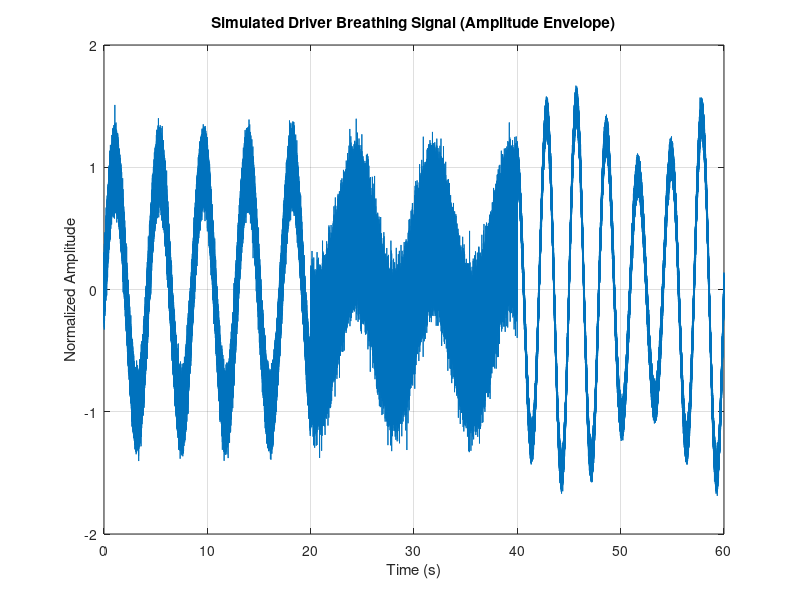

MATLAB code to generate this figure:
% SIMULATED BREATHING DATA GENERATOR
% Generates complex, realistic breathing signal data that can be used for
% offline testing, comparing against the live app, or creating static plots
% for the conference paper.

% --- CONFIGURATION ---
Fs = 44100;         % Sampling rate of the final output
Duration_Sec = 60;  % Total simulation length (60 seconds)
t = 0:1/Fs:Duration_Sec - 1/Fs;

% --- BREATHING STATES (BPM) ---
% Define BPM over time to simulate a driver transitioning through states.
% Normal (14 BPM) -> Fatigue (8 BPM) -> Stress (20 BPM)

% 0-20s: Normal Breathing (14 BPM, clean)
t_normal = t(t <= 20);
f_normal = 14 / 60; 
amplitude_normal = 1;
noise_normal = 0.1 * randn(size(t_normal));
signal_normal = amplitude_normal * sin(2*pi*f_normal*t_normal) + noise_normal;

% 20-40s: Fatigue/Drowsiness (8 BPM, shallow, low amplitude, some noise)
t_fatigue = t(t > 20 & t <= 40);
f_fatigue = 8 / 60;
amplitude_fatigue = 0.5; % Shallow depth
noise_fatigue = 0.2 * randn(size(t_fatigue));
signal_fatigue = amplitude_fatigue * sin(2*pi*f_fatigue*t_fatigue) + noise_fatigue;

% 40-60s: Stress/Alert (20 BPM, rapid, slightly erratic)
t_stress = t(t > 40);
f_stress = 20 / 60;
amplitude_stress = 1.2;
noise_stress = 0.05 * randn(size(t_stress));
% Add a second, slightly higher frequency component for "erratic" feeling
signal_stress = amplitude_stress * sin(2*pi*f_stress*t_stress) + ...
                0.3 * sin(2*pi*(f_stress*1.2)*t_stress) + noise_stress;


% --- COMBINE SIGNALS ---
simulated_breathing_signal = [signal_normal, signal_fatigue, signal_stress];
time_vector = t;

% --- VISUALIZATION ---
figure('Name', 'Simulated Breathing Data States');
plot(time_vector, simulated_breathing_signal);
title('Simulated Driver Breathing Signal (Amplitude Envelope)');
xlabel('Time (s)');
ylabel('Normalized Amplitude');
grid on;

% --- SAVE DATA (Optional) ---
% save('simulated_breathing_data.mat', 'simulated_breathing_signal', 'Fs', 'time_vector');
% disp('Data saved to simulated_breathing_data.mat');

disp('Simulation data generated. The graph shows the transition from Normal -> Fatigue -> Stress.');